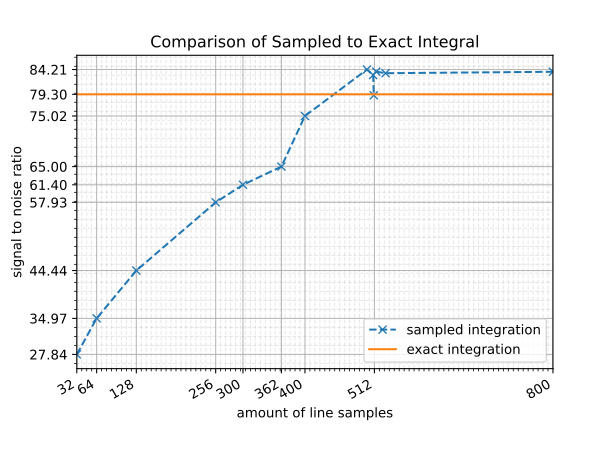

Write the Python code that produced this figure.
import math
import numpy as np
import torch
import os
from matplotlib import pyplot as plt
from torch.utils.data import DataLoader

from DatasetClasses.ParameterSet import AngleSet, CoordSet
from DatasetClasses.lodopabimage import LodopabImage
from NeuralNetworks.spline import SplineNetwork
from RadonTransform.radon_transform import batch_radon_siren
from skimage.transform import iradon
from DatasetClasses.utils import SNR


PATH = "Sampled_line_integrals/"
print(os.getcwd())
names = [32,64,128,256,300,362,400,500,510,511,512,515,530,800]
ground_truth = torch.load(f"{PATH}sampled_line_integral_sinogram_5122.pt")
ground_truth = ground_truth/ground_truth.max()
exact_integration = torch.load("sinogram362.pt")
exact_integration = exact_integration/exact_integration.max()

snr_data = np.zeros(len(names))

i = 0
for name in names:
    fullpath = f"{PATH}sampled_line_integral_sinogram_{name}2.pt"
    sinogram = torch.load(fullpath)
    sinogram = sinogram/sinogram.max()

    snr_data[i] = SNR(sinogram,ground_truth)
    i = i + 1


exact_snr = SNR(exact_integration, ground_truth)
print(snr_data)
fig, ax = plt.subplots()
ax.plot(names, snr_data, "x--", label="sampled integration")
ax.plot(names, [exact_snr]*len(names), label="exact integration")
ax.set(xlabel="amount of line samples", ylabel="signal to noise ratio", title=f"Comparison of Sampled to Exact Integral")
ax.set_xlim(32,800)
ax.grid(which="minor", alpha=0.3, linestyle="--")
ax.grid(which="major", alpha=0.9)
ax.minorticks_on()
fig.autofmt_xdate()
ax.set_xticks([32,64,128,256,300,362,400,512,800])
filtered_data = [i for i in snr_data if not math.isinf(i)]
filtered_data = filtered_data[0:-5]
ax.legend()
ax.set_yticks(filtered_data + [exact_snr] )
plt.savefig("comparison_exact_and_sampled.svg", format="svg")
plt.show()
plt.imshow(ground_truth)
plt.show()
